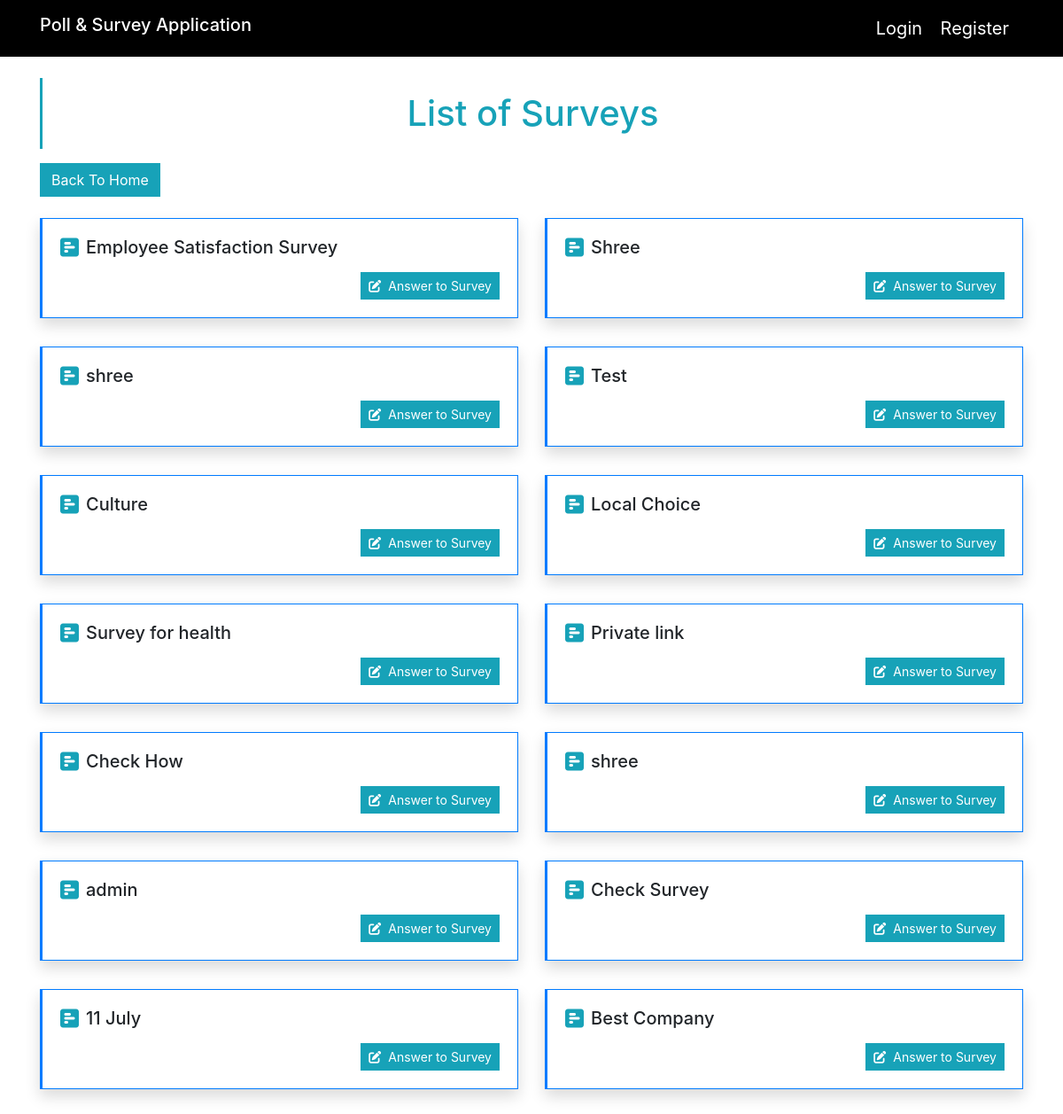
/polls/home-survey-list/, run on the app's committed database.
### survey_admin/models.py (models this page shows, shortened)
class Survey(models.Model):
    title = models.CharField(max_length=200)
    description = models.TextField(blank=True)
    start_time = models.DateTimeField(default=timezone.now)
    end_time = models.DateTimeField(null=True)
    created_at = models.DateTimeField(auto_now_add=True)
    updated_at = models.DateTimeField(auto_now=True)
    created_by = models.ForeignKey(CustomUser, null=True, on_delete=models.CASCADE)

### polls/views.py (the view)
# urls.py: path('home-survey-list/', views.home_survey_list, name='home_survey_list'),
def home_survey_list(request):
    try:
        surveys = Survey.objects.all()
        return render(request, 'surveys/home_survey_list.html', {'surveys': surveys})
    except Survey.DoesNotExist:
        return HttpResponse("No surveys found.", status=404)
    except Exception as e:
        return HttpResponse(f"An error occurred: {e}", status=500)

### survey_admin/templates/surveys/home_survey_list.html (shortened to what this page needs)
{% extends 'base.html' %}
{% block content %}
<div class="bg-white rounded-0 py-3 px-4 mb-3 mt-4" style="border-left: 3px solid #17a2b8;">
    <h1 class="text-center mb-0" style="color: #17a2b8;">List of Surveys</h1>
</div>
<a href="/" class="btn btn-info  rounded-0 mb-4">Back To Home</a>
<div class="row">
    {% if surveys %}
        {% for survey in surveys %}
        <div class="col-md-6 mb-3">
            <div class="card rounded-0 shadow border-primary mb-3" style="border-left-width: 3px; border-left-color: #17a2b8;">
                <div class="card-body">
                    <div class="d-flex align-items-center mb-3">
                        <i class="fas fa-poll-h mr-2" style="font-size: 24px; color: #17a2b8;"></i>
                        <h5 class="card-title mb-0">{{ survey.title }}</h5>
                    </div>
                    <div class="text-right">
                        <a href="{% url 'polls:home_answer_survey' survey.id %}" class="btn btn-primary btn-outline btn-sm rounded-0" style="background-color: #17a2b8; border-color: #17a2b8;">
                            <i class="fas fa-edit mr-1"></i> Answer to Survey
                        </a>
                    </div>
                </div>
            </div>
        </div>
        {% endfor %}
    </div>
    {% else %}
    <p class="text-center" style="color: #17a2b8;">No surveys available</p>
    {% endif %}
</div>
{% endblock %}

### survey_admin/templates/base.html (style rules this page uses)
html, body { height: 100%; width: 100%; }
body { background: #ffff; }

### data on the page
Survey: title "Employee Satisfaction Survey"
Survey: title "Shree"
Survey: title "shree"
Survey: title "Test"
Survey: title "Culture"
Survey: title "Local Choice"
Survey: title "Survey for health"
Survey: title "Private link"
Survey: title "Check How"
Survey: title "shree"
Survey: title "admin"
Survey: title "Check Survey"
Survey: title "11 July"
Survey: title "Best Company"
